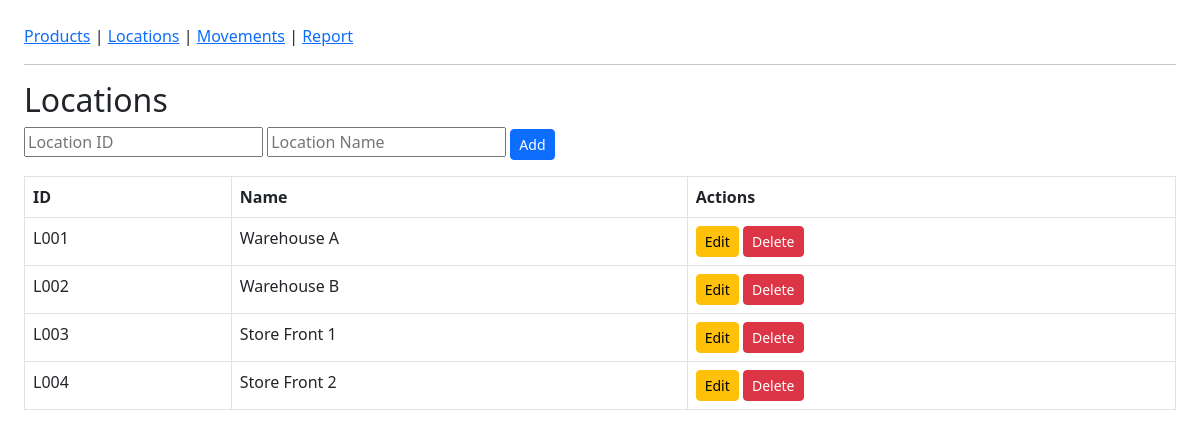
/locations, run on the app's committed database.
### models.py (models this page shows)
class Location(db.Model):
    location_id = db.Column(db.String, primary_key=True)
    name = db.Column(db.String(100), nullable=False)

### app.py (the view)
@app.route('/locations')
def locations():
    locations = Location.query.all()
    return render_template('locations.html', locations=locations)

### templates/locations.html
{% extends "base.html" %}
{% block content %}
<h2>Locations</h2>
<form method="POST" action="/location/add" class="mb-3">
  <input name="location_id" placeholder="Location ID" required>
  <input name="name" placeholder="Location Name" required>
  <button class="btn btn-primary btn-sm">Add</button>
</form>
<table class="table table-bordered">
<tr>
  <th>ID</th>
  <th>Name</th>
  <th>Actions</th>
</tr>
{% for l in locations %}
<tr>
  <td>{{l.location_id}}</td>
  <td>{{l.name}}</td>
  <td>
    <a href="{{ url_for('edit_location', location_id=l.location_id) }}" class="btn btn-warning btn-sm">Edit</a>
    <a href="{{ url_for('delete_location', location_id=l.location_id) }}" class="btn btn-danger btn-sm">Delete</a>
  </td>
</tr>
{% endfor %}
</table>
{% endblock %}

### data on the page
Location: location_id "L001", name "Warehouse A"
Location: location_id "L002", name "Warehouse B"
Location: location_id "L003", name "Store Front 1"
Location: location_id "L004", name "Store Front 2"
